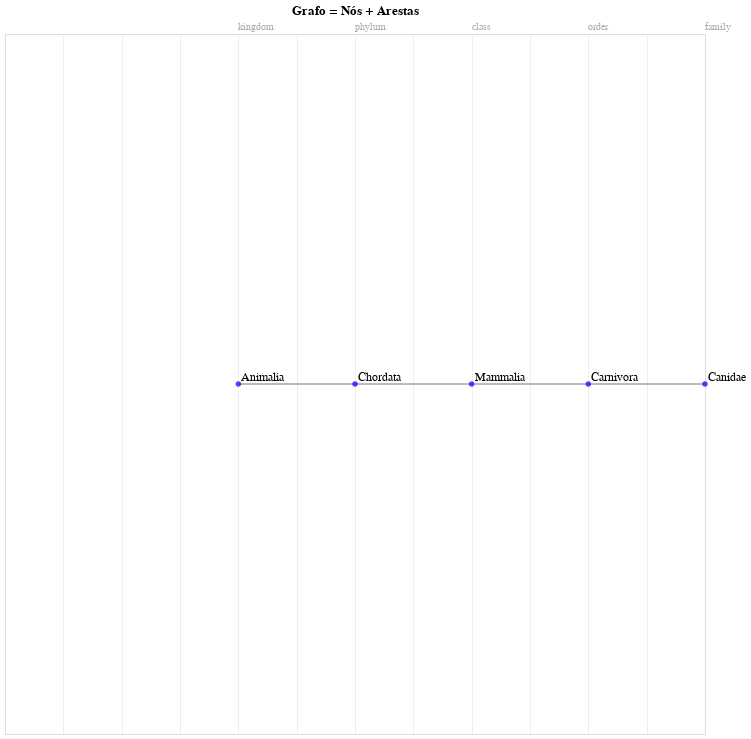

Here is the notebook cell this chart was saved with:
### Code cell
t = alt.Chart(data=nos.groupby(['taxo','x']).count().reset_index()).mark_text(align='left', baseline='top',font='monospace', fontSize=5, color ='#555555', y=5, opacity=0.5).encode(
    text='taxo',
    x=alt.X('x', axis = alt.Axis(domain=False, ticks=False, labels= False, title= '', grid=True, gridOpacity=0.5)),
)
p = alt.Chart(data=nos).mark_point(filled=True, color='blue').encode(
    x=alt.X('x', axis = axis),
    y=alt.Y('y:O', axis = axis, scale=alt.Scale()),tooltip=['nome','taxo'])
n = alt.Chart(data=nos).mark_text(align='left', baseline='bottom',font='monospace', fontSize=6, color ='#000000', dx=3).encode(
    text='nome',
    x=alt.X('x', axis = axis),
    y=alt.Y('y:O', axis = axis, scale=alt.Scale()),tooltip=['nome','taxo'])
r=alt.Chart(data=arestas).mark_rule(color='#777777').encode(
    x=alt.X('x1', axis=axis),
    y=alt.Y('y1:O',axis=axis, scale=alt.Scale() ),x2='x2',y2='y2')

(t.mark_text(align='left', baseline='top',font='monospace', fontSize=10, color ='#555555', y=-12, opacity=0.5)+r+p+n.mark_text(align='left', baseline='bottom',font='monospace', fontSize=12, color ='#000000', dx=3)).properties(title="Grafo = Nós + Arestas", height=700,width=700)

### Figure 1 — Vega-Lite specification as saved in the notebook (floating-point values rounded to 4 significant figures)
{"config": {"view": {"continuousWidth": 400, "continuousHeight": 300}}, "layer": [{"data": {"name": "data-73c62c91bd1a349414584b22d21a2f51"}, "mark": {"type": "text", "align": "left", "baseline": "top", "color": "#555555", "font": "monospace", "fontSize": 10, "opacity": 0.5, "y": -12}, "encoding": {"text": {"field": "taxo", "type": "nominal"}, "x": {"axis": {"domain": false, "grid": true, "gridOpacity": 0.5, "labels": false, "ticks": false, "title": ""}, "field": "x", "type": "quantitative"}}}, {"data": {"name": "data-598b54b7b3334d38ce737ca77ea3a6ef"}, "mark": {"type": "rule", "color": "#777777"}, "encoding": {"x": {"axis": {"domain": false, "grid": false, "labels": false, "ticks": false, "title": ""}, "field": "x1", "type": "quantitative"}, "x2": {"field": "x2"}, "y": {"axis": {"domain": false, "grid": false, "labels": false, "ticks": false, "title": ""}, "field": "y1", "scale": {}, "type": "ordinal"}, "y2": {"field": "y2"}}}, {"data": {"name": "data-c60928fb2b84d84fee426c425a7b2318"}, "mark": {"type": "point", "color": "blue", "filled": true}, "encoding": {"tooltip": [{"field": "nome", "type": "nominal"}, {"field": "taxo", "type": "nominal"}], "x": {"axis": {"domain": false, "grid": false, "labels": false, "ticks": false, "title": ""}, "field": "x", "type": "quantitative"}, "y": {"axis": {"domain": false, "grid": false, "labels": false, "ticks": false, "title": ""}, "field": "y", "scale": {}, "type": "ordinal"}}}, {"data": {"name": "data-c60928fb2b84d84fee426c425a7b2318"}, "mark": {"type": "text", "align": "left", "baseline": "bottom", "color": "#000000", "dx": 3, "font": "monospace", "fontSize": 12}, "encoding": {"text": {"field": "nome", "type": "nominal"}, "tooltip": [{"field": "nome", "type": "nominal"}, {"field": "taxo", "type": "nominal"}], "x": {"axis": {"domain": false, "grid": false, "labels": false, "ticks": false, "title": ""}, "field": "x", "type": "quantitative"}, "y": {"axis": {"domain": false, "grid": false, "labels": false, "ticks": false, "title": ""}, "field": "y", "scale": {}, "type": "ordinal"}}}], "height": 700, "title": "Grafo = Nós + Arestas", "width": 700, "$schema": "https://vega.github.io/schema/vega-lite/v4.17.0.json", "datasets": {"data-73c62c91bd1a349414584b22d21a2f51": [{"taxo": "class", "x": 4, "nome": 1, "y": 1, "total_lotes": 1}, {"taxo": "family", "x": 6, "nome": 1, "y": 1, "total_lotes": 1}, {"taxo": "kingdom", "x": 2, "nome": 1, "y": 1, "total_lotes": 1}, {"taxo": "order", "x": 5, "nome": 1, "y": 1, "total_lotes": 1}, {"taxo": "phylum", "x": 3, "nome": 1, "y": 1, "total_lotes": 1}], "data-598b54b7b3334d38ce737ca77ea3a6ef": [{"nome1": "Canidae", "x1": 6, "y1": 2.0, "taxo1": "family", "nome2": "Carnivora", "x2": 5, "y2": 2.0, "taxo2": "order", "count": 22}, {"nome1": "Carnivora", "x1": 5, "y1": 2.0, "taxo1": "order", "nome2": "Mammalia", "x2": 4, "y2": 2.0, "taxo2": "class", "count": 22}, {"nome1": "Mammalia", "x1": 4, "y1": 2.0, "taxo1": "class", "nome2": "Chordata", "x2": 3, "y2": 2.0, "taxo2": "phylum", "count": 22}, {"nome1": "Chordata", "x1": 3, "y1": 2.0, "taxo1": "phylum", "nome2": "Animalia", "x2": 2, "y2": 2.0, "taxo2": "kingdom", "count": 22}], "data-c60928fb2b84d84fee426c425a7b2318": [{"nome": "Canidae", "x": 6, "y": 2.0, "taxo": "family", "total_lotes": 22}, {"nome": "Carnivora", "x": 5, "y": 2.0, "taxo": "order", "total_lotes": 22}, {"nome": "Mammalia", "x": 4, "y": 2.0, "taxo": "class", "total_lotes": 22}, {"nome": "Chordata", "x": 3, "y": 2.0, "taxo": "phylum", "total_lotes": 22}, {"nome": "Animalia", "x": 2, "y": 2.0, "taxo": "kingdom", "total_lotes": 22}]}}
